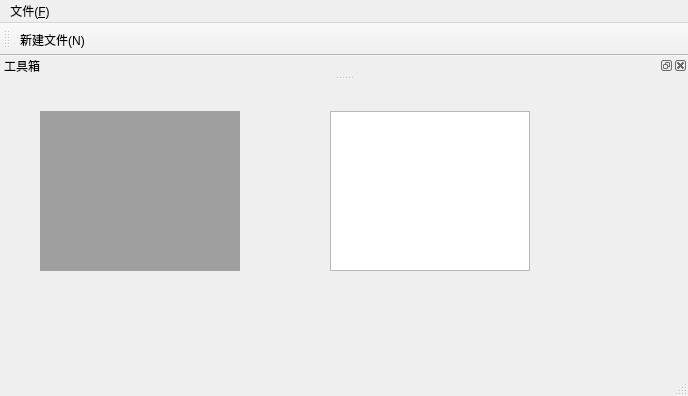
<?xml version="1.0" encoding="UTF-8"?>
<ui version="4.0">
 <class>MainWindow</class>
 <widget class="QMainWindow" name="MainWindow">
  <property name="geometry">
   <rect>
    <x>0</x>
    <y>0</y>
    <width>688</width>
    <height>396</height>
   </rect>
  </property>
  <property name="windowTitle">
   <string>MainWindow</string>
  </property>
  <widget class="QWidget" name="centralWidget">
   <widget class="QMdiArea" name="mdiArea">
    <property name="geometry">
     <rect>
      <x>40</x>
      <y>30</y>
      <width>200</width>
      <height>160</height>
     </rect>
    </property>
   </widget>
   <widget class="QTextEdit" name="textEdit">
    <property name="geometry">
     <rect>
      <x>330</x>
      <y>30</y>
      <width>200</width>
      <height>160</height>
     </rect>
    </property>
   </widget>
  </widget>
  <widget class="QMenuBar" name="menuBar">
   <property name="geometry">
    <rect>
     <x>0</x>
     <y>0</y>
     <width>688</width>
     <height>23</height>
    </rect>
   </property>
   <widget class="QMenu" name="menu_F">
    <property name="title">
     <string>文件(&amp;F)</string>
    </property>
    <addaction name="action_New"/>
    <addaction name="action"/>
   </widget>
   <addaction name="menu_F"/>
  </widget>
  <widget class="QToolBar" name="mainToolBar">
   <attribute name="toolBarArea">
    <enum>TopToolBarArea</enum>
   </attribute>
   <attribute name="toolBarBreak">
    <bool>false</bool>
   </attribute>
   <addaction name="action_New"/>
  </widget>
  <widget class="QStatusBar" name="statusBar"/>
  <widget class="QDockWidget" name="dockWidget">
   <property name="windowTitle">
    <string>工具箱</string>
   </property>
   <attribute name="dockWidgetArea">
    <number>4</number>
   </attribute>
   <widget class="QWidget" name="dockWidgetContents_4">
    <widget class="QPushButton" name="pushButton">
     <property name="geometry">
      <rect>
       <x>80</x>
       <y>0</y>
       <width>75</width>
       <height>23</height>
      </rect>
     </property>
     <property name="text">
      <string>PushButton</string>
     </property>
    </widget>
    <widget class="QFontComboBox" name="fontComboBox">
     <property name="geometry">
      <rect>
       <x>190</x>
       <y>0</y>
       <width>165</width>
       <height>22</height>
      </rect>
     </property>
    </widget>
   </widget>
  </widget>
  <action name="action_New">
   <property name="icon">
    <iconset resource="myimages.qrc">
     <normaloff>:/images/images/new.png</normaloff>:/images/images/new.png</iconset>
   </property>
   <property name="text">
    <string>新建文件(&amp;N)</string>
   </property>
   <property name="shortcut">
    <string>Ctrl+N</string>
   </property>
  </action>
  <action name="action">
   <property name="text">
    <string>显示菜单项</string>
   </property>
  </action>
 </widget>
 <layoutdefault spacing="6" margin="11"/>
 <resources>
  <include location="myimages.qrc"/>
 </resources>
 <connections/>
</ui>
